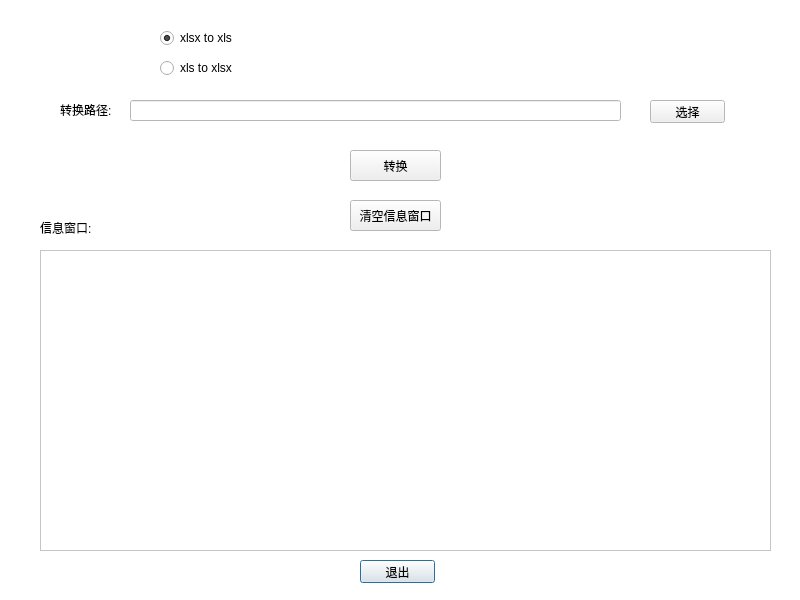
<?xml version="1.0" encoding="UTF-8"?>
<ui version="4.0">
 <class>Dialog</class>
 <widget class="QDialog" name="Dialog">
  <property name="geometry">
   <rect>
    <x>0</x>
    <y>0</y>
    <width>800</width>
    <height>600</height>
   </rect>
  </property>
  <property name="sizePolicy">
   <sizepolicy hsizetype="Fixed" vsizetype="Fixed">
    <horstretch>0</horstretch>
    <verstretch>0</verstretch>
   </sizepolicy>
  </property>
  <property name="minimumSize">
   <size>
    <width>800</width>
    <height>600</height>
   </size>
  </property>
  <property name="maximumSize">
   <size>
    <width>800</width>
    <height>600</height>
   </size>
  </property>
  <property name="palette">
   <palette>
    <active>
     <colorrole role="Base">
      <brush brushstyle="SolidPattern">
       <color alpha="255">
        <red>255</red>
        <green>255</green>
        <blue>255</blue>
       </color>
      </brush>
     </colorrole>
     <colorrole role="Window">
      <brush brushstyle="SolidPattern">
       <color alpha="255">
        <red>255</red>
        <green>255</green>
        <blue>255</blue>
       </color>
      </brush>
     </colorrole>
    </active>
    <inactive>
     <colorrole role="Base">
      <brush brushstyle="SolidPattern">
       <color alpha="255">
        <red>255</red>
        <green>255</green>
        <blue>255</blue>
       </color>
      </brush>
     </colorrole>
     <colorrole role="Window">
      <brush brushstyle="SolidPattern">
       <color alpha="255">
        <red>255</red>
        <green>255</green>
        <blue>255</blue>
       </color>
      </brush>
     </colorrole>
    </inactive>
    <disabled>
     <colorrole role="Base">
      <brush brushstyle="SolidPattern">
       <color alpha="255">
        <red>255</red>
        <green>255</green>
        <blue>255</blue>
       </color>
      </brush>
     </colorrole>
     <colorrole role="Window">
      <brush brushstyle="SolidPattern">
       <color alpha="255">
        <red>255</red>
        <green>255</green>
        <blue>255</blue>
       </color>
      </brush>
     </colorrole>
    </disabled>
   </palette>
  </property>
  <property name="windowTitle">
   <string>xlsx和 xls 互转换工具</string>
  </property>
  <property name="windowIcon">
   <iconset>
    <normaloff>:/ico/ico/eric.ico</normaloff>:/ico/ico/eric.ico</iconset>
  </property>
  <widget class="QLabel" name="label">
   <property name="geometry">
    <rect>
     <x>40</x>
     <y>220</y>
     <width>61</width>
     <height>16</height>
    </rect>
   </property>
   <property name="text">
    <string>信息窗口:</string>
   </property>
  </widget>
  <widget class="QPushButton" name="pushButton">
   <property name="geometry">
    <rect>
     <x>360</x>
     <y>560</y>
     <width>75</width>
     <height>23</height>
    </rect>
   </property>
   <property name="text">
    <string>退出</string>
   </property>
  </widget>
  <widget class="QLabel" name="label_6">
   <property name="geometry">
    <rect>
     <x>60</x>
     <y>100</y>
     <width>81</width>
     <height>20</height>
    </rect>
   </property>
   <property name="text">
    <string>转换路径:</string>
   </property>
  </widget>
  <widget class="QLineEdit" name="lineEdit_3">
   <property name="geometry">
    <rect>
     <x>130</x>
     <y>100</y>
     <width>491</width>
     <height>21</height>
    </rect>
   </property>
   <property name="readOnly">
    <bool>true</bool>
   </property>
  </widget>
  <widget class="QPushButton" name="pushButton_3">
   <property name="geometry">
    <rect>
     <x>350</x>
     <y>150</y>
     <width>91</width>
     <height>31</height>
    </rect>
   </property>
   <property name="statusTip">
    <string>开始转换</string>
   </property>
   <property name="layoutDirection">
    <enum>Qt::LeftToRight</enum>
   </property>
   <property name="text">
    <string>转换</string>
   </property>
  </widget>
  <widget class="QPushButton" name="pushButton_2">
   <property name="geometry">
    <rect>
     <x>650</x>
     <y>100</y>
     <width>75</width>
     <height>23</height>
    </rect>
   </property>
   <property name="text">
    <string>选择</string>
   </property>
  </widget>
  <widget class="QPlainTextEdit" name="plainTextEdit">
   <property name="geometry">
    <rect>
     <x>40</x>
     <y>250</y>
     <width>731</width>
     <height>301</height>
    </rect>
   </property>
  </widget>
  <widget class="QPushButton" name="pushButton_4">
   <property name="geometry">
    <rect>
     <x>350</x>
     <y>200</y>
     <width>91</width>
     <height>31</height>
    </rect>
   </property>
   <property name="statusTip">
    <string/>
   </property>
   <property name="layoutDirection">
    <enum>Qt::LeftToRight</enum>
   </property>
   <property name="text">
    <string>清空信息窗口</string>
   </property>
  </widget>
  <widget class="QRadioButton" name="radioButton">
   <property name="geometry">
    <rect>
     <x>160</x>
     <y>30</y>
     <width>89</width>
     <height>16</height>
    </rect>
   </property>
   <property name="text">
    <string>xlsx to xls</string>
   </property>
   <property name="checked">
    <bool>true</bool>
   </property>
  </widget>
  <widget class="QRadioButton" name="radioButton_2">
   <property name="geometry">
    <rect>
     <x>160</x>
     <y>60</y>
     <width>89</width>
     <height>16</height>
    </rect>
   </property>
   <property name="text">
    <string>xls to xlsx</string>
   </property>
  </widget>
 </widget>
 <resources>
  <include location="qtxlsx2xls.qrc"/>
 </resources>
 <connections>
  <connection>
   <sender>pushButton</sender>
   <signal>clicked()</signal>
   <receiver>Dialog</receiver>
   <slot>close()</slot>
   <hints>
    <hint type="sourcelabel">
     <x>561</x>
     <y>387</y>
    </hint>
    <hint type="destinationlabel">
     <x>738</x>
     <y>277</y>
    </hint>
   </hints>
  </connection>
 </connections>
</ui>
